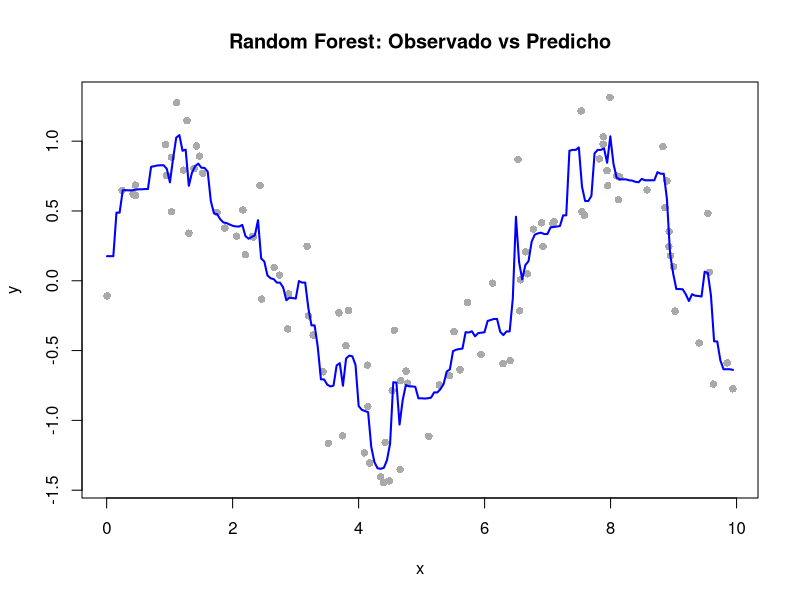

Source code (R):
# Cargar librería
library(randomForest)

# Datos de ejemplo (puedes reemplazarlos por los tuyos)
set.seed(123)
df <- data.frame(
  x = sort(runif(100, 0, 10)), 
  y = sin(sort(runif(100, 0, 10))) + rnorm(100, sd = 0.3)
)

# Entrenar el modelo
modelo_rf <- randomForest(y ~ x, data = df)

# Crear un grid de valores de x para predecir y graficar suavemente
x_grid <- data.frame(x = seq(min(df$x), max(df$x), length.out = 200))
predicciones <- predict(modelo_rf, newdata = x_grid)

# Graficar
plot(df$x, df$y, pch = 16, col = "darkgray", 
     xlab = "x", ylab = "y", main = "Random Forest: Observado vs Predicho")

# Línea de predicción
lines(x_grid$x, predicciones, col = "blue", lwd = 2)

###########################################################################3
